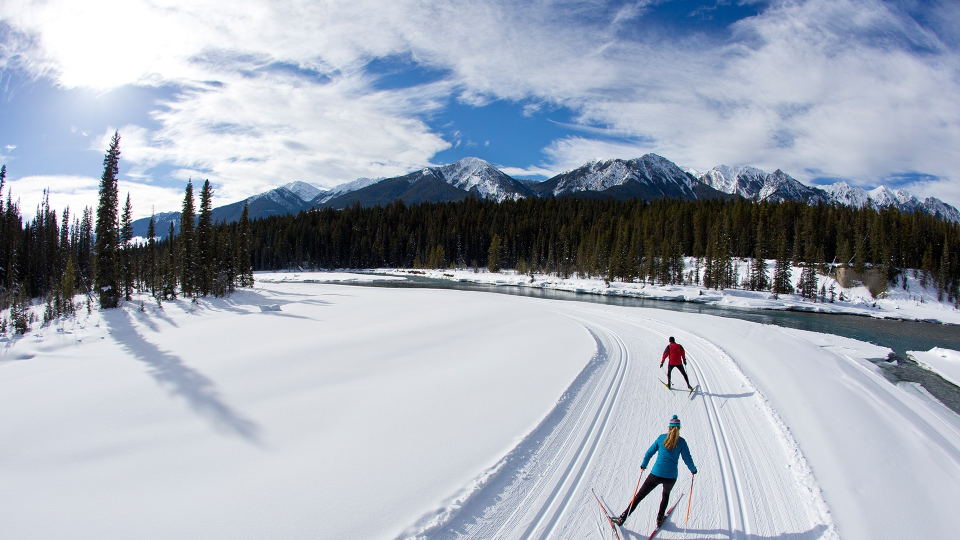
#> input picture photos/A man and woman enjoy a cross-country skate ski in the Rocky Mountains of British Columbia, Canada.jpg, 1920 x 1080 px, found by its file name (shown at 1/2 size); its folder holds 4 pictures in this run
$ jupyter execute assignment_imgs_to_numpy.ipynb
#> lines starting #> are read from the running program, lines starting #| are printed output that depends on the picture
[cell 1]
# PIAIC Numpy Assignment by Sir Anees
# Resize multiple images and store in a single 4D array
# This program will scan all jpg files in photos folder
# then resize & save in photos200 folder & then store in 4D numpy array
# Coding : Syed Azam Hassan

import numpy as np
import os
from PIL import Image
import matplotlib.pylab as plt

path = "photos"
if not os.path.exists(path+"200"): # create a new folder if not already exist
    os.mkdir(path+"200")

f = [f for f in os.listdir("photos") if f[-4:]==".jpg"] # filter only jpg

for p in f:
    image = Image.open(path+"\\"+p)
#> image is the input picture: PIL image 1920x1080 RGB; mean R, G, B 162.2, 170.2, 182.8
    image = image.resize((200, 200))
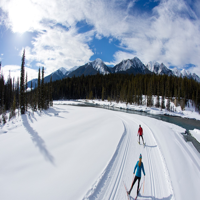
#> image: PIL image 200x200 RGB; mean R, G, B 162.2, 170.2, 182.8
    image.save(path+"200\\"+p, "JPEG")
#> pass 2 of the loop `for p in f:`:
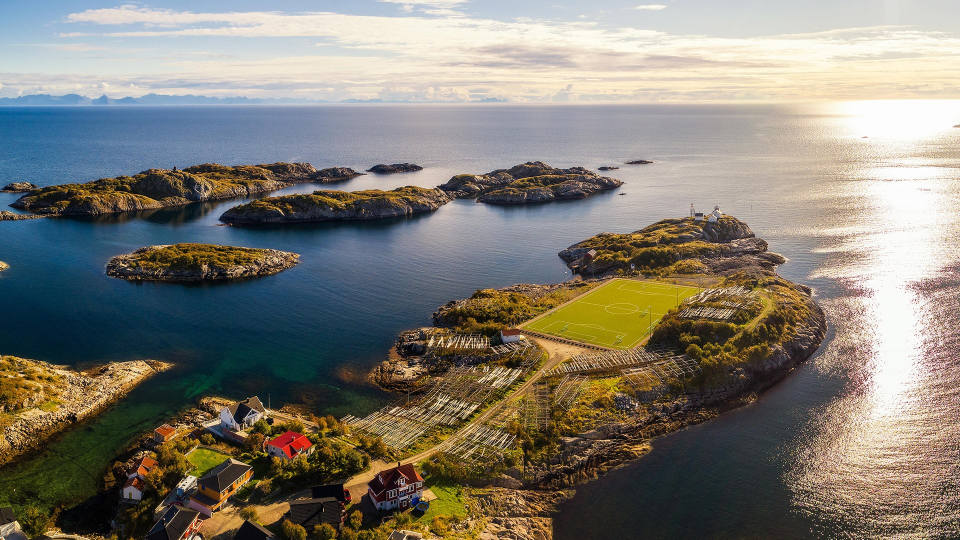
#> input picture photos/Aerial view of Henningsvær village with its football field, Lofoten archipelago, Norway.jpg, 1920 x 1080 px, found by its file name (shown at 1/2 size)
#> image is the input picture: PIL image 1920x1080 RGB; mean R, G, B 129, 124.9, 114.8
#> `image = image.resize((200, 200))`:
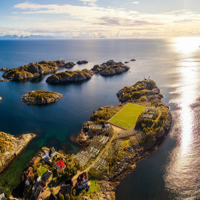
#> image: PIL image 200x200 RGB; mean R, G, B 129.1, 124.9, 114.8
#> pass 3 of the loop `for p in f:`:
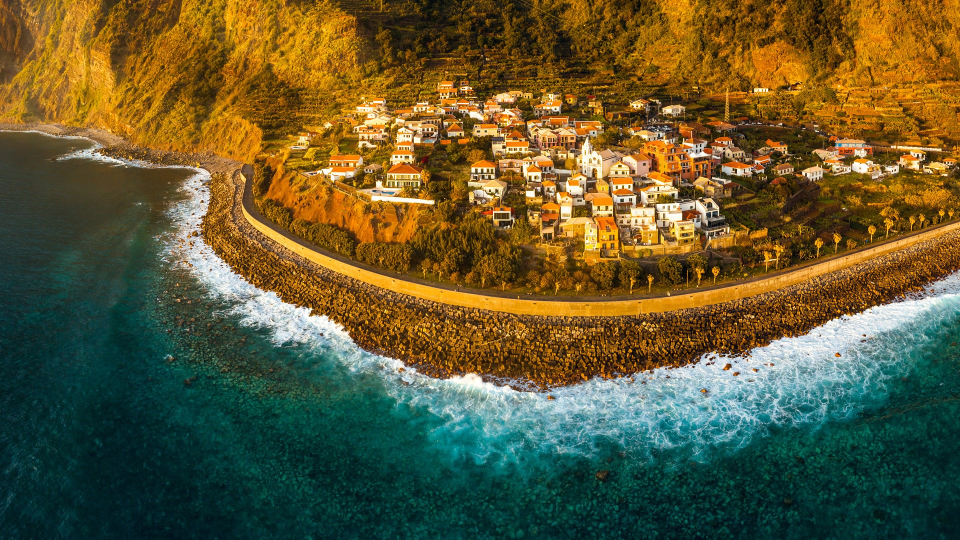
#> input picture photos/Aerial view of Jardim do Mar, surfing spot in Madeira Island, Portugal.jpg, 1920 x 1080 px, found by its file name (shown at 1/2 size)
#> image is the input picture: PIL image 1920x1080 RGB; mean R, G, B 96.3, 89.1, 50.6
#> `image = image.resize((200, 200))`:
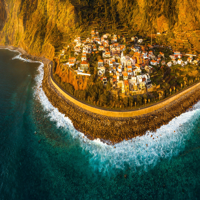
#> image: PIL image 200x200 RGB; mean R, G, B 96.3, 89.1, 50.6
#> the loop made 4 passes; the first 3 are shown

im = np.array([plt.imread(path+"200\\"+p) for p in f])
print(im.shape)
#| (4, 200, 200, 3)
